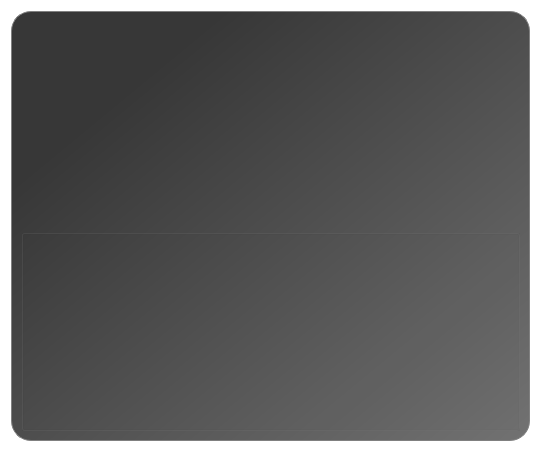
<?xml version="1.0" encoding="UTF-8"?>
<ui version="4.0">
 <class>DetachedWidget</class>
 <widget class="QWidget" name="DetachedWidget">
  <property name="geometry">
   <rect>
    <x>0</x>
    <y>0</y>
    <width>541</width>
    <height>452</height>
   </rect>
  </property>
  <property name="sizePolicy">
   <sizepolicy hsizetype="Preferred" vsizetype="Preferred">
    <horstretch>0</horstretch>
    <verstretch>0</verstretch>
   </sizepolicy>
  </property>
  <property name="minimumSize">
   <size>
    <width>100</width>
    <height>0</height>
   </size>
  </property>
  <property name="windowTitle">
   <string>Form</string>
  </property>
  <property name="styleSheet">
   <string notr="true">QWidget#DetachedWidget
{
	
	background-color: rgba(0, 0, 0, 0);
}
QPushButton {
	
	color: rgb(255, 255, 255);
	border: 1px solid grey;
	border-radius: 5px;
	background-color: qlineargradient(spread:pad, x1:0, y1:0, x2:1, y2:1, stop:0.204545 rgba(0, 0, 0, 200), stop:1 rgba(75, 75, 75, 200));
}
QWidget#frame {
	
	background-color: qlineargradient(spread:pad, x1:0, y1:0, x2:1, y2:1, stop:0.204545 rgba(0, 0, 0, 200), stop:1 rgba(75, 75, 75, 200));
	border: 1px solid grey;
	border-radius: 20px;
}
QLabel {
	color: rgba(255,255,255,255);
}</string>
  </property>
  <layout class="QVBoxLayout" name="verticalLayout">
   <item>
    <widget class="QFrame" name="frame">
     <property name="sizePolicy">
      <sizepolicy hsizetype="Minimum" vsizetype="Minimum">
       <horstretch>0</horstretch>
       <verstretch>0</verstretch>
      </sizepolicy>
     </property>
     <property name="frameShape">
      <enum>QFrame::StyledPanel</enum>
     </property>
     <property name="frameShadow">
      <enum>QFrame::Raised</enum>
     </property>
     <layout class="QVBoxLayout" name="verticalLayout_3">
      <item>
       <widget class="QLabel" name="name">
        <property name="sizePolicy">
         <sizepolicy hsizetype="Preferred" vsizetype="Preferred">
          <horstretch>0</horstretch>
          <verstretch>0</verstretch>
         </sizepolicy>
        </property>
        <property name="text">
         <string/>
        </property>
        <property name="alignment">
         <set>Qt::AlignCenter</set>
        </property>
       </widget>
      </item>
      <item>
       <widget class="QGroupBox" name="buttongroup">
        <property name="sizePolicy">
         <sizepolicy hsizetype="Preferred" vsizetype="Preferred">
          <horstretch>0</horstretch>
          <verstretch>0</verstretch>
         </sizepolicy>
        </property>
        <property name="title">
         <string/>
        </property>
        <property name="flat">
         <bool>false</bool>
        </property>
        <layout class="QVBoxLayout" name="verticalLayout_2"/>
       </widget>
      </item>
     </layout>
    </widget>
   </item>
  </layout>
 </widget>
 <resources/>
 <connections/>
</ui>
